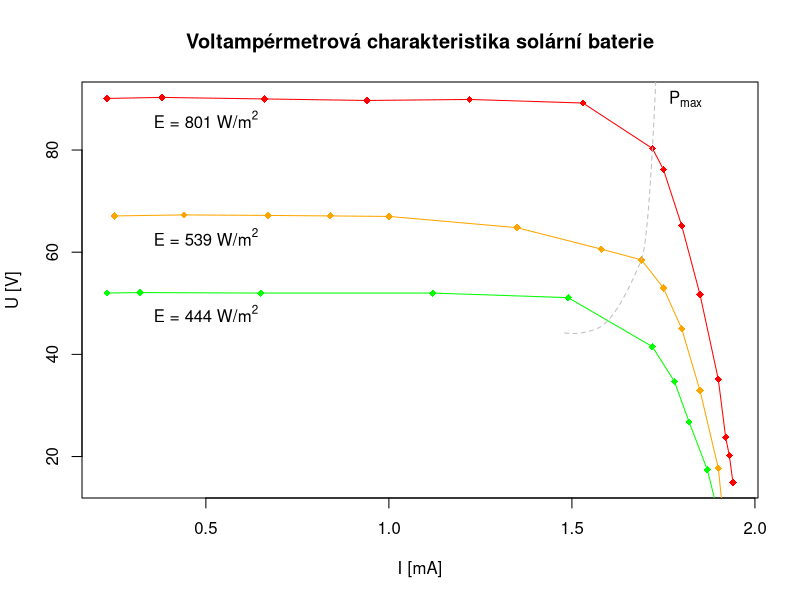

The R script that drew this image:
DATA <- read.csv("charakteristiky.csv", header=TRUE)

print("maximalni vykony pro max E:")
print(max(DATA$U_1 * DATA$I_1))
print(max(DATA$U_2 * DATA$I_2))
print(max(DATA$U_3 * DATA$I_3, na.rm=TRUE))

P <- data.frame(P1=DATA$U_1 * DATA$I_1, 
                P2=DATA$U_2 * DATA$I_2, 
                P3=DATA$U_3 * DATA$I_3)

max_indices <- data.frame(max_1=P[,1] == max(P[,1], na.rm=TRUE), 
                          max_2=P[,2] == max(P[,2], na.rm=TRUE), 
                          max_3=P[,3] == max(P[,3], na.rm=TRUE))

max_Us <- c(DATA[max_indices[[1]], "U_1"],
            DATA[max_indices[[2]], "U_2"],
            DATA[max_indices[[3]], "U_3"])

max_Is <- c(DATA[max_indices[[1]], "I_1"],
            DATA[max_indices[[2]], "I_2"],
            DATA[max_indices[[3]], "I_3"])

max_Us <- max_Us[!is.na(max_Us)]
max_Is <- max_Is[!is.na(max_Is)]


max_Us <- c(1.48, 1.54,1.57,1.69,1.72, 1.73)
max_Is <- c(44.2, 44.4, 45.1, 58.5, 80.3, 95.0)

postscript(file="graf3.eps", encoding="CP1250")

plot(x=DATA$U_1, y=DATA$I_1, col="red", pch=18, type="o", xlab="", ylab="")
text(0.5, 86, labels=expression("E = 801 W/m"^2))

points(x=DATA$U_2, y=DATA$I_2, col="orange", pch=18, type="o")
text(0.5, 63, labels=expression("E = 539 W/m"^2))

points(x=DATA$U_3, y=DATA$I_3, col="green", pch=18, type="o")
text(0.5, 48, labels=expression("E = 444 W/m"^2))


lo <- loess(max_Is ~ max_Us)
xx <- seq(min(max_Us), max(max_Us), (max(max_Us) - min(max_Us))/100)
lines(xx, predict(lo, xx), col="gray", lty=2)


text(1.81, 90, labels=expression("P"[max]))

title(main="Voltampérmetrová charakteristika solární baterie")
title(xlab="I [mA]", ylab="U [V]")

dev.off()
